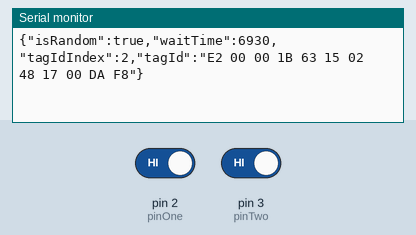
A sketch run on a simulated Arduino Uno, built with avr-gcc and run on an emulated ATmega328P. On the bench: the last lines printed to the serial monitor. The test bench sets the inputs (shaded band); at power-on: pin 2 (pinOne) HIGH, pin 3 (pinTwo) HIGH. Random numbers use the default seed unless the sketch sets one.

Above: at 6.1 s.
6.2 s: pin 2 (pinOne) driven LOW and pin 3 (pinTwo) driven LOW
At 12.47 s:
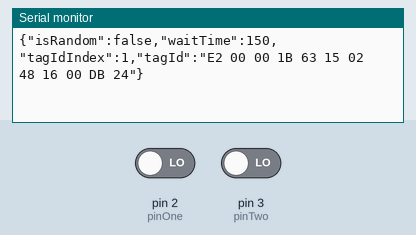
14.3 s: pin 3 (pinTwo) driven HIGH
At 14.58 s:
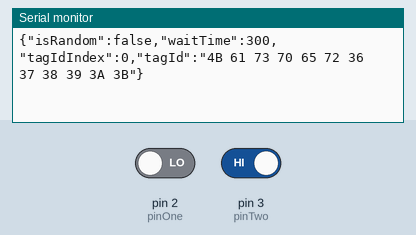
19.6 s: pin 2 (pinOne) driven HIGH
At 26.8 s:
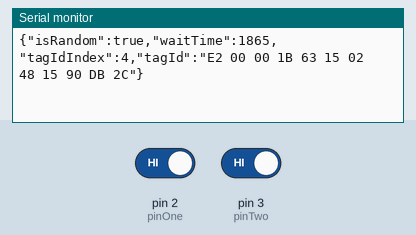
Timing chart, 0 to 28.3 s (numbered marks = the images above; inputs shaded):
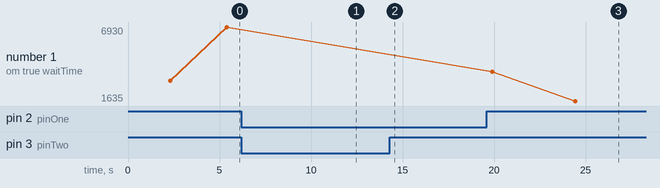

Measured:
- after the input at 6.2 s, the serial monitor: prints a new line after 6.1 s (image 1)
- after the input at 14.3 s, the serial monitor: prints a new line after 0.07 s (image 2)
- after the input at 19.6 s, the serial monitor: prints a new line after 0.29 s (image 3)
- plotted number 1: 6930 → 1635 after the input at 19.6 s

The sketch:

json-beacon.ino
```cpp
#include <ArduinoJson.h>

const int WAIT_MS_MIN = 500;
const int WAIT_MS_MAX = 8000;
const unsigned char TAG_COUNT = 5;

char* tagIds[TAG_COUNT] = {
  "4B 61 73 70 65 72 36 37 38 39 3A 3B",
  "E2 00 00 1B 63 15 02 48 16 00 DB 24",
  "E2 00 00 1B 63 15 02 48 17 00 DA F8",
  "E2 00 00 1B 63 15 02 48 17 20 DA F4",
  "E2 00 00 1B 63 15 02 48 15 90 DB 2C",
};

int pinOne = 2;
int pinTwo = 3;

void setup() {
  Serial.begin(115200);

   pinMode(pinOne, INPUT_PULLUP);
   pinMode(pinTwo, INPUT_PULLUP);
}

void loop() {
  int waitTime = random(WAIT_MS_MIN, WAIT_MS_MAX);
  int tagIdIndex = random(0, TAG_COUNT);

  bool isRandom = true;

  if(!digitalRead(pinOne)){
    tagIdIndex = 0;
    isRandom = false;
    waitTime = 300;
  }

  if(!digitalRead(pinTwo)){
    tagIdIndex = 1;
    isRandom = false;
    waitTime = 150;
  }

  DynamicJsonDocument doc(1024);
  // Insert some debugging information
  doc["isRandom"] = isRandom;
  doc["waitTime"] = waitTime;
  doc["tagIdIndex"] = tagIdIndex;
  // Insert the selected tag ID
  doc["tagId"] = tagIds[tagIdIndex];

  serializeJson(doc, Serial);

  Serial.println();
  delay(waitTime);
}
```
